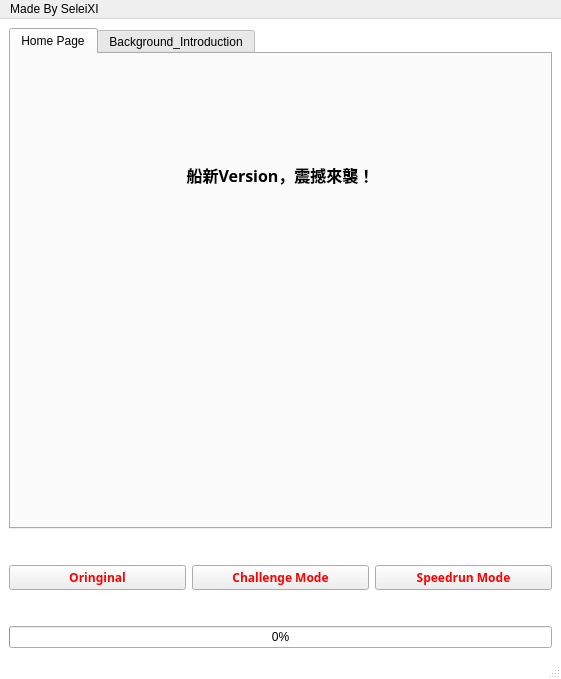
<?xml version="1.0" encoding="UTF-8"?>
<ui version="4.0">
 <class>MainWindow</class>
 <widget class="QMainWindow" name="MainWindow">
  <property name="geometry">
   <rect>
    <x>0</x>
    <y>0</y>
    <width>561</width>
    <height>679</height>
   </rect>
  </property>
  <property name="windowTitle">
   <string>灵道源尊</string>
  </property>
  <property name="windowIcon">
   <iconset>
    <normaloff>chigua.ico</normaloff>chigua.ico</iconset>
  </property>
  <property name="styleSheet">
   <string notr="true">QPushButton{
color:Red}
QMainWindow{
background-color:white
}</string>
  </property>
  <widget class="QWidget" name="centralwidget">
   <layout class="QVBoxLayout" name="verticalLayout">
    <item>
     <widget class="QTabWidget" name="tabWidget">
      <property name="currentIndex">
       <number>0</number>
      </property>
      <widget class="QWidget" name="tab">
       <attribute name="title">
        <string>Home Page</string>
       </attribute>
       <layout class="QVBoxLayout" name="verticalLayout_4">
        <item>
         <layout class="QVBoxLayout" name="verticalLayout_2">
          <item>
           <widget class="QLabel" name="label_2">
            <property name="font">
             <font>
              <family>MiSans</family>
              <weight>75</weight>
              <italic>false</italic>
              <bold>true</bold>
             </font>
            </property>
            <property name="text">
             <string>&lt;html&gt;&lt;head/&gt;&lt;body&gt;&lt;p align=&quot;center&quot;&gt;&lt;span style=&quot; font-size:12pt; font-weight:600;&quot;&gt;船新Version，震撼來襲！&lt;/span&gt;&lt;/p&gt;&lt;/body&gt;&lt;/html&gt;</string>
            </property>
            <property name="textFormat">
             <enum>Qt::RichText</enum>
            </property>
           </widget>
          </item>
          <item>
           <widget class="QLabel" name="label">
            <property name="text">
             <string/>
            </property>
            <property name="pixmap">
             <pixmap>icons/chigua.png</pixmap>
            </property>
           </widget>
          </item>
         </layout>
        </item>
       </layout>
      </widget>
      <widget class="QWidget" name="tab_2">
       <attribute name="title">
        <string>Background_Introduction</string>
       </attribute>
       <layout class="QVBoxLayout" name="verticalLayout_3">
        <item>
         <widget class="QTextBrowser" name="textBrowser">
          <property name="font">
           <font>
            <family>MiSans Heavy</family>
            <pointsize>28</pointsize>
            <weight>75</weight>
            <bold>true</bold>
           </font>
          </property>
          <property name="documentTitle">
           <string/>
          </property>
          <property name="lineWrapMode">
           <enum>QTextEdit::WidgetWidth</enum>
          </property>
          <property name="html">
           <string>&lt;!DOCTYPE HTML PUBLIC &quot;-//W3C//DTD HTML 4.0//EN&quot; &quot;http://www.w3.org/TR/REC-html40/strict.dtd&quot;&gt;
&lt;html&gt;&lt;head&gt;&lt;meta name=&quot;qrichtext&quot; content=&quot;1&quot; /&gt;&lt;style type=&quot;text/css&quot;&gt;
p, li { white-space: pre-wrap; }
&lt;/style&gt;&lt;/head&gt;&lt;body style=&quot; font-family:'MiSans Heavy'; font-size:28pt; font-weight:600; font-style:normal;&quot;&gt;
&lt;p align=&quot;center&quot; style=&quot; margin-top:0px; margin-bottom:0px; margin-left:0px; margin-right:0px; -qt-block-indent:0; text-indent:0px;&quot;&gt;&lt;span style=&quot; font-family:'SimSun'; font-size:16pt;&quot;&gt;欢迎来到灵道源尊！ &lt;/span&gt;&lt;/p&gt;
&lt;p align=&quot;center&quot; style=&quot; margin-top:0px; margin-bottom:0px; margin-left:0px; margin-right:0px; -qt-block-indent:0; text-indent:0px;&quot;&gt;&lt;span style=&quot; font-family:'SimSun'; font-size:10pt;&quot;&gt;游戏改编自小说(同本程序作者所著)：https://book.qidian.com/info/1030712451/&lt;/span&gt;&lt;/p&gt;
&lt;p style=&quot; margin-top:0px; margin-bottom:0px; margin-left:0px; margin-right:0px; -qt-block-indent:0; text-indent:0px;&quot;&gt;&lt;span style=&quot; font-family:'SimSun'; font-size:12pt;&quot;&gt;天元府遭到灵兽侵占后,府内四处狼藉,丫鬟与府主皆被拐去,囚禁在魔炎森深处。仅有灵王境界的你无力抵抗,&lt;/span&gt;&lt;/p&gt;
&lt;p style=&quot; margin-top:0px; margin-bottom:0px; margin-left:0px; margin-right:0px; -qt-block-indent:0; text-indent:0px;&quot;&gt;&lt;span style=&quot; font-family:'SimSun'; font-size:12pt;&quot;&gt;但在灵界天地中,你可以临时以80灵石从源界领域召唤一位火鸽子(血量为80)以及以100灵石雇佣一位来自星灵族的玄者(血量为100)。&lt;/span&gt;&lt;/p&gt;
&lt;p style=&quot; margin-top:0px; margin-bottom:0px; margin-left:0px; margin-right:0px; -qt-block-indent:0; text-indent:0px;&quot;&gt;&lt;span style=&quot; font-family:'SimSun'; font-size:12pt;&quot;&gt;在魔炎森巡逻守卫的通常只有妖弭猴与闪电猩,妖弭猴生性怕火,而星灵族的战士们拥有灵能护甲而无惧闪电。&lt;/span&gt;&lt;/p&gt;
&lt;p style=&quot; margin-top:0px; margin-bottom:0px; margin-left:0px; margin-right:0px; -qt-block-indent:0; text-indent:0px;&quot;&gt;&lt;span style=&quot; font-family:'SimSun'; font-size:12pt;&quot;&gt;故此火鸽子只需消耗30血便可击杀妖弭猴,但玄者则需消耗50血。玄者消耗30血可击杀闪电猩,而火鸽子需50血。&lt;/span&gt;&lt;/p&gt;
&lt;p style=&quot; margin-top:0px; margin-bottom:0px; margin-left:0px; margin-right:0px; -qt-block-indent:0; text-indent:0px;&quot;&gt;&lt;span style=&quot; font-family:'SimSun'; font-size:12pt;&quot;&gt;在全局游戏中,你拥有一次机会以天眼视察魔炎森中的灵兽分布。&lt;/span&gt;&lt;/p&gt;
&lt;p style=&quot; margin-top:0px; margin-bottom:0px; margin-left:0px; margin-right:0px; -qt-block-indent:0; text-indent:0px;&quot;&gt;&lt;span style=&quot; font-family:'SimSun'; font-size:12pt;&quot;&gt;以及你拥有无数次机会,以灵石远程治愈战斗后的火鸽子及玄者。灵石与生命的兑换比例为1:1&lt;/span&gt;&lt;/p&gt;
&lt;p style=&quot; margin-top:0px; margin-bottom:0px; margin-left:0px; margin-right:0px; -qt-block-indent:0; text-indent:0px;&quot;&gt;&lt;span style=&quot; font-family:'SimSun'; font-size:12pt;&quot;&gt;你身上仅有400灵石,介于雇佣的友军在战斗后皆会消失,试以最低的花销击败魔炎森中的灵兽并拯救遭到俘虏的人们。&lt;/span&gt;&lt;/p&gt;
&lt;p style=&quot;-qt-paragraph-type:empty; margin-top:0px; margin-bottom:0px; margin-left:0px; margin-right:0px; -qt-block-indent:0; text-indent:0px; font-family:'SimSun'; font-size:12pt;&quot;&gt;&lt;br /&gt;&lt;/p&gt;
&lt;p style=&quot;-qt-paragraph-type:empty; margin-top:0px; margin-bottom:0px; margin-left:0px; margin-right:0px; -qt-block-indent:0; text-indent:0px; font-family:'SimSun'; font-size:12pt;&quot;&gt;&lt;br /&gt;&lt;/p&gt;
&lt;p style=&quot; margin-top:0px; margin-bottom:0px; margin-left:0px; margin-right:0px; -qt-block-indent:0; text-indent:0px;&quot;&gt;&lt;span style=&quot; font-family:'SimSun'; font-size:12pt; font-style:italic;&quot;&gt;注意：&lt;/span&gt;&lt;/p&gt;
&lt;p style=&quot; margin-top:0px; margin-bottom:0px; margin-left:0px; margin-right:0px; -qt-block-indent:0; text-indent:0px;&quot;&gt;&lt;span style=&quot; font-family:'SimSun'; font-size:12pt; font-style:italic;&quot;&gt;1.你需要在游戏开始时便雇佣你需要雇佣的友军。&lt;/span&gt;&lt;/p&gt;
&lt;p style=&quot; margin-top:0px; margin-bottom:0px; margin-left:0px; margin-right:0px; -qt-block-indent:0; text-indent:0px;&quot;&gt;&lt;span style=&quot; font-family:'SimSun'; font-size:12pt; font-style:italic;&quot;&gt;2.进入游戏后点击F11即可进入全屏&lt;/span&gt;&lt;/p&gt;
&lt;p style=&quot; margin-top:0px; margin-bottom:0px; margin-left:0px; margin-right:0px; -qt-block-indent:0; text-indent:0px;&quot;&gt;&lt;span style=&quot; font-family:'SimSun'; font-size:12pt; font-style:italic;&quot;&gt;3.通关评级分为【极其完美】 / 【完美】 / 【优秀】 / 【不错】 / 【一般】&lt;/span&gt;&lt;/p&gt;&lt;/body&gt;&lt;/html&gt;</string>
          </property>
         </widget>
        </item>
       </layout>
      </widget>
     </widget>
    </item>
    <item>
     <layout class="QHBoxLayout" name="horizontalLayout">
      <property name="sizeConstraint">
       <enum>QLayout::SetDefaultConstraint</enum>
      </property>
      <property name="leftMargin">
       <number>0</number>
      </property>
      <property name="topMargin">
       <number>30</number>
      </property>
      <property name="bottomMargin">
       <number>30</number>
      </property>
      <item>
       <widget class="QPushButton" name="pushButtonOringinal">
        <property name="sizePolicy">
         <sizepolicy hsizetype="Minimum" vsizetype="Preferred">
          <horstretch>0</horstretch>
          <verstretch>0</verstretch>
         </sizepolicy>
        </property>
        <property name="font">
         <font>
          <family>MiSans Heavy</family>
          <weight>75</weight>
          <italic>false</italic>
          <bold>true</bold>
         </font>
        </property>
        <property name="text">
         <string>Oringinal</string>
        </property>
       </widget>
      </item>
      <item>
       <widget class="QPushButton" name="pushButtonChallengeMode">
        <property name="enabled">
         <bool>true</bool>
        </property>
        <property name="sizePolicy">
         <sizepolicy hsizetype="Minimum" vsizetype="Preferred">
          <horstretch>0</horstretch>
          <verstretch>0</verstretch>
         </sizepolicy>
        </property>
        <property name="font">
         <font>
          <family>MiSans Heavy</family>
          <weight>75</weight>
          <italic>false</italic>
          <bold>true</bold>
         </font>
        </property>
        <property name="text">
         <string>Challenge Mode</string>
        </property>
        <property name="icon">
         <iconset>
          <normaloff>../../../封面/chigua.png</normaloff>../../../封面/chigua.png</iconset>
        </property>
       </widget>
      </item>
      <item>
       <widget class="QPushButton" name="pushButtonSpeedMode">
        <property name="sizePolicy">
         <sizepolicy hsizetype="Minimum" vsizetype="Minimum">
          <horstretch>0</horstretch>
          <verstretch>0</verstretch>
         </sizepolicy>
        </property>
        <property name="font">
         <font>
          <family>MiSans Heavy</family>
          <weight>75</weight>
          <italic>false</italic>
          <bold>true</bold>
         </font>
        </property>
        <property name="text">
         <string>Speedrun Mode</string>
        </property>
        <property name="autoDefault">
         <bool>false</bool>
        </property>
        <property name="flat">
         <bool>false</bool>
        </property>
       </widget>
      </item>
     </layout>
    </item>
    <item>
     <widget class="QProgressBar" name="progressBar">
      <property name="value">
       <number>0</number>
      </property>
     </widget>
    </item>
   </layout>
  </widget>
  <widget class="QMenuBar" name="menubar">
   <property name="geometry">
    <rect>
     <x>0</x>
     <y>0</y>
     <width>561</width>
     <height>26</height>
    </rect>
   </property>
   <widget class="QMenu" name="menuMade_By_SeleiXI">
    <property name="title">
     <string>Made By SeleiXI</string>
    </property>
    <widget class="QMenu" name="menu">
     <property name="title">
      <string>联系作者</string>
     </property>
     <addaction name="actionQQ1632845225"/>
    </widget>
    <addaction name="menu"/>
   </widget>
   <addaction name="menuMade_By_SeleiXI"/>
  </widget>
  <widget class="QStatusBar" name="statusbar"/>
  <action name="actionQQ1632845225">
   <property name="text">
    <string>QQ1632845225</string>
   </property>
  </action>
 </widget>
 <resources/>
 <connections/>
</ui>
